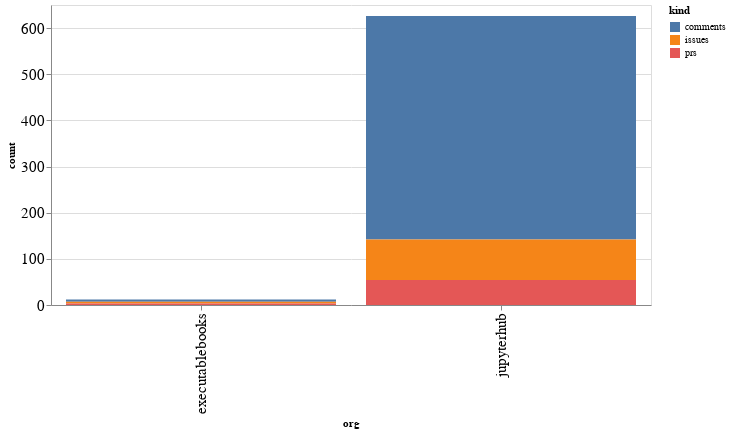

Here is the notebook cell this chart was saved with:
### Code cell
alt.Chart(org_summaries, width=600).mark_bar().encode(
    x='org',
    y='count',
    color='kind',
    tooltip="org"
)

### Figure 1 — Vega-Lite specification as saved in the notebook (floating-point values rounded to 4 significant figures)
{"config": {"axisLeft": {"labelFontSize": 15}, "axisBottom": {"labelFontSize": 15}}, "data": {"name": "data-f030eb6243b1cf8c2f3dc6695f5dc0ec"}, "mark": "bar", "encoding": {"color": {"type": "nominal", "field": "kind"}, "tooltip": {"type": "nominal", "field": "org"}, "x": {"type": "nominal", "field": "org"}, "y": {"type": "quantitative", "field": "count"}}, "width": 600, "$schema": "https://vega.github.io/schema/vega-lite/v4.8.1.json", "datasets": {"data-f030eb6243b1cf8c2f3dc6695f5dc0ec": [{"org": "executablebooks", "kind": "comments", "count": 5}, {"org": "executablebooks", "kind": "issues", "count": 4}, {"org": "executablebooks", "kind": "prs", "count": 3}, {"org": "jupyterhub", "kind": "comments", "count": 484}, {"org": "jupyterhub", "kind": "issues", "count": 88}, {"org": "jupyterhub", "kind": "prs", "count": 54}]}}
